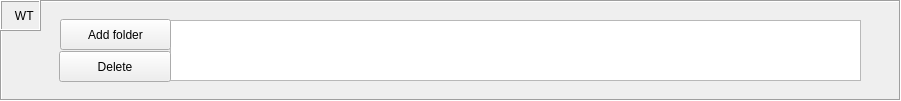
     <widget class="QFrame" name="frame_Control">
      <property name="geometry">
       <rect>
        <x>10</x>
        <y>130</y>
        <width>901</width>
        <height>101</height>
       </rect>
      </property>
      <property name="frameShape">
       <enum>QFrame::Box</enum>
      </property>
      <property name="frameShadow">
       <enum>QFrame::Sunken</enum>
      </property>
      <widget class="QListWidget" name="listWidget_Control">
       <property name="geometry">
        <rect>
         <x>170</x>
         <y>20</y>
         <width>691</width>
         <height>61</height>
        </rect>
       </property>
      </widget>
      <widget class="QPushButton" name="ButtonAddControlFolder">
       <property name="geometry">
        <rect>
         <x>60</x>
         <y>19</y>
         <width>111</width>
         <height>31</height>
        </rect>
       </property>
       <property name="text">
        <string>Add folder</string>
       </property>
      </widget>
      <widget class="QPushButton" name="ButtonDeleteControlFolder">
       <property name="geometry">
        <rect>
         <x>59</x>
         <y>51</y>
         <width>112</width>
         <height>31</height>
        </rect>
       </property>
       <property name="text">
        <string>Delete</string>
       </property>
      </widget>
      <widget class="QLabel" name="label_6">
       <property name="geometry">
        <rect>
         <x>0</x>
         <y>0</y>
         <width>41</width>
         <height>31</height>
        </rect>
       </property>
       <property name="frameShape">
        <enum>QFrame::Box</enum>
       </property>
       <property name="frameShadow">
        <enum>QFrame::Raised</enum>
       </property>
       <property name="text">
        <string>   WT</string>
       </property>
       <property name="textFormat">
        <enum>Qt::PlainText</enum>
       </property>
      </widget>
     </widget>
